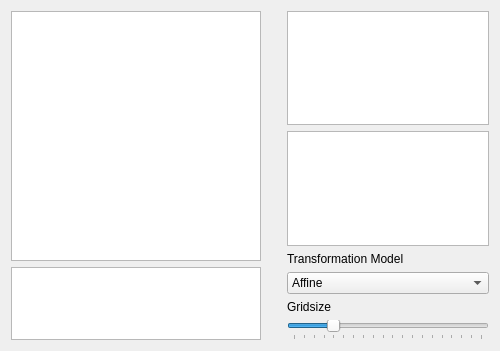
<?xml version="1.0" encoding="UTF-8"?>
<ui version="4.0">
    <class>RegistrationManual</class>
    <widget class="QWidget" name="RegistrationManual">
        <property name="geometry">
            <rect>
                <x>0</x>
                <y>0</y>
                <width>500</width>
                <height>351</height>
            </rect>
        </property>
        <property name="sizePolicy">
            <sizepolicy hsizetype="MinimumExpanding"
                        vsizetype="MinimumExpanding">
                <horstretch>0</horstretch>
                <verstretch>0</verstretch>
            </sizepolicy>
        </property>
        <property name="minimumSize">
            <size>
                <width>500</width>
                <height>350</height>
            </size>
        </property>
        <property name="windowTitle">
            <string>Form</string>
        </property>
        <layout class="QHBoxLayout" name="horizontalLayout_4">
            <item>
                <layout class="QVBoxLayout" name="verticalLayout_3">
                    <item>
                        <widget class="FeatureSelectionView"
                                name="graphicsViewPointSelection">
                            <property name="sizePolicy">
                                <sizepolicy hsizetype="Minimum"
                                            vsizetype="Minimum">
                                    <horstretch>0</horstretch>
                                    <verstretch>0</verstretch>
                                </sizepolicy>
                            </property>
                            <property name="minimumSize">
                                <size>
                                    <width>250</width>
                                    <height>250</height>
                                </size>
                            </property>
                            <property name="baseSize">
                                <size>
                                    <width>200</width>
                                    <height>200</height>
                                </size>
                            </property>
                            <property name="verticalScrollBarPolicy">
                                <enum>Qt::ScrollBarAlwaysOff</enum>
                            </property>
                            <property name="horizontalScrollBarPolicy">
                                <enum>Qt::ScrollBarAlwaysOff</enum>
                            </property>
                        </widget>
                    </item>
                    <item>
                        <widget class="FeatureTableView" name="tableViewPoints">
                            <property name="sizePolicy">
                                <sizepolicy hsizetype="Minimum"
                                            vsizetype="Minimum">
                                    <horstretch>0</horstretch>
                                    <verstretch>0</verstretch>
                                </sizepolicy>
                            </property>
                            <property name="minimumSize">
                                <size>
                                    <width>80</width>
                                    <height>50</height>
                                </size>
                            </property>
                            <property name="baseSize">
                                <size>
                                    <width>0</width>
                                    <height>0</height>
                                </size>
                            </property>
                            <property name="selectionMode">
                                <enum>QAbstractItemView::SingleSelection</enum>
                            </property>
                        </widget>
                    </item>
                </layout>
            </item>
            <item>
                <spacer name="horizontalSpacer">
                    <property name="orientation">
                        <enum>Qt::Horizontal</enum>
                    </property>
                    <property name="sizeType">
                        <enum>QSizePolicy::Fixed</enum>
                    </property>
                    <property name="sizeHint" stdset="0">
                        <size>
                            <width>20</width>
                            <height>20</height>
                        </size>
                    </property>
                </spacer>
            </item>
            <item>
                <layout class="QVBoxLayout" name="verticalLayout_2">
                    <item>
                        <widget class="QGraphicsView" name="graphicsViewPatch">
                            <property name="enabled">
                                <bool>true</bool>
                            </property>
                            <property name="sizePolicy">
                                <sizepolicy hsizetype="MinimumExpanding"
                                            vsizetype="MinimumExpanding">
                                    <horstretch>0</horstretch>
                                    <verstretch>0</verstretch>
                                </sizepolicy>
                            </property>
                            <property name="minimumSize">
                                <size>
                                    <width>50</width>
                                    <height>50</height>
                                </size>
                            </property>
                            <property name="baseSize">
                                <size>
                                    <width>150</width>
                                    <height>150</height>
                                </size>
                            </property>
                            <property name="verticalScrollBarPolicy">
                                <enum>Qt::ScrollBarAlwaysOff</enum>
                            </property>
                            <property name="horizontalScrollBarPolicy">
                                <enum>Qt::ScrollBarAlwaysOff</enum>
                            </property>
                        </widget>
                    </item>
                    <item>
                        <widget class="QGraphicsView"
                                name="graphicsViewCheckerboard">
                            <property name="sizePolicy">
                                <sizepolicy hsizetype="MinimumExpanding"
                                            vsizetype="MinimumExpanding">
                                    <horstretch>0</horstretch>
                                    <verstretch>0</verstretch>
                                </sizepolicy>
                            </property>
                            <property name="minimumSize">
                                <size>
                                    <width>50</width>
                                    <height>50</height>
                                </size>
                            </property>
                            <property name="baseSize">
                                <size>
                                    <width>150</width>
                                    <height>150</height>
                                </size>
                            </property>
                            <property name="verticalScrollBarPolicy">
                                <enum>Qt::ScrollBarAlwaysOff</enum>
                            </property>
                            <property name="horizontalScrollBarPolicy">
                                <enum>Qt::ScrollBarAlwaysOff</enum>
                            </property>
                        </widget>
                    </item>
                    <item>
                        <widget class="QLabel" name="label_2">
                            <property name="text">
                                <string>Transformation Model</string>
                            </property>
                        </widget>
                    </item>
                    <item>
                        <widget class="QComboBox" name="transformationDropdown">
                            <item>
                                <property name="text">
                                    <string>Affine</string>
                                </property>
                            </item>
                            <item>
                                <property name="text">
                                    <string>Similarity</string>
                                </property>
                            </item>
                        </widget>
                    </item>
                    <item>
                        <widget class="QLabel" name="label">
                            <property name="text">
                                <string>Gridsize</string>
                            </property>
                        </widget>
                    </item>
                    <item>
                        <widget class="QSlider" name="gridSizeSlider">
                            <property name="minimum">
                                <number>10</number>
                            </property>
                            <property name="maximum">
                                <number>200</number>
                            </property>
                            <property name="value">
                                <number>50</number>
                            </property>
                            <property name="orientation">
                                <enum>Qt::Horizontal</enum>
                            </property>
                            <property name="tickPosition">
                                <enum>QSlider::TicksBelow</enum>
                            </property>
                            <property name="tickInterval">
                                <number>10</number>
                            </property>
                        </widget>
                    </item>
                </layout>
            </item>
        </layout>
    </widget>
    <customwidgets>
        <customwidget>
            <class>FeatureTableView</class>
            <extends>QTableView</extends>
            <header>oat.views.registration</header>
        </customwidget>
        <customwidget>
            <class>FeatureSelectionView</class>
            <extends>QGraphicsView</extends>
            <header>oat.views.registration</header>
        </customwidget>
    </customwidgets>
    <resources>
        <include location="resources.qrc"/>
    </resources>
    <connections/>
</ui>
